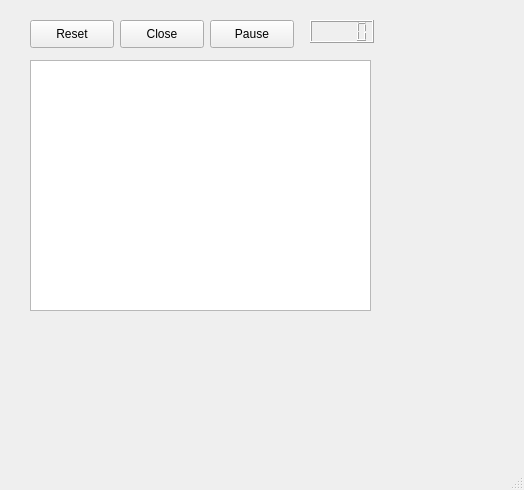
<?xml version="1.0" encoding="UTF-8"?>
<ui version="4.0">
 <class>MainWindow</class>
 <widget class="QMainWindow" name="MainWindow">
  <property name="geometry">
   <rect>
    <x>0</x>
    <y>0</y>
    <width>524</width>
    <height>490</height>
   </rect>
  </property>
  <property name="windowTitle">
   <string>MainWindow</string>
  </property>
  <widget class="QWidget" name="centralwidget">
   <widget class="QGraphicsView" name="graphicsView">
    <property name="geometry">
     <rect>
      <x>30</x>
      <y>60</y>
      <width>341</width>
      <height>251</height>
     </rect>
    </property>
   </widget>
   <widget class="QPushButton" name="resetButton">
    <property name="geometry">
     <rect>
      <x>30</x>
      <y>20</y>
      <width>84</width>
      <height>28</height>
     </rect>
    </property>
    <property name="text">
     <string>Reset</string>
    </property>
   </widget>
   <widget class="QPushButton" name="closeButton">
    <property name="geometry">
     <rect>
      <x>120</x>
      <y>20</y>
      <width>84</width>
      <height>28</height>
     </rect>
    </property>
    <property name="text">
     <string>Close</string>
    </property>
   </widget>
   <widget class="QLabel" name="clickCountLabel">
    <property name="geometry">
     <rect>
      <x>30</x>
      <y>330</y>
      <width>63</width>
      <height>20</height>
     </rect>
    </property>
    <property name="text">
     <string/>
    </property>
   </widget>
   <widget class="QLCDNumber" name="lcdNumberSeconds">
    <property name="geometry">
     <rect>
      <x>310</x>
      <y>20</y>
      <width>64</width>
      <height>23</height>
     </rect>
    </property>
   </widget>
   <widget class="QPushButton" name="pauseButton">
    <property name="geometry">
     <rect>
      <x>210</x>
      <y>20</y>
      <width>84</width>
      <height>28</height>
     </rect>
    </property>
    <property name="text">
     <string>Pause</string>
    </property>
   </widget>
  </widget>
  <widget class="QMenuBar" name="menubar">
   <property name="geometry">
    <rect>
     <x>0</x>
     <y>0</y>
     <width>524</width>
     <height>25</height>
    </rect>
   </property>
  </widget>
  <widget class="QStatusBar" name="statusbar"/>
 </widget>
 <resources/>
 <connections>
  <connection>
   <sender>closeButton</sender>
   <signal>clicked()</signal>
   <receiver>MainWindow</receiver>
   <slot>close()</slot>
   <hints>
    <hint type="sourcelabel">
     <x>81</x>
     <y>368</y>
    </hint>
    <hint type="destinationlabel">
     <x>399</x>
     <y>299</y>
    </hint>
   </hints>
  </connection>
 </connections>
</ui>
